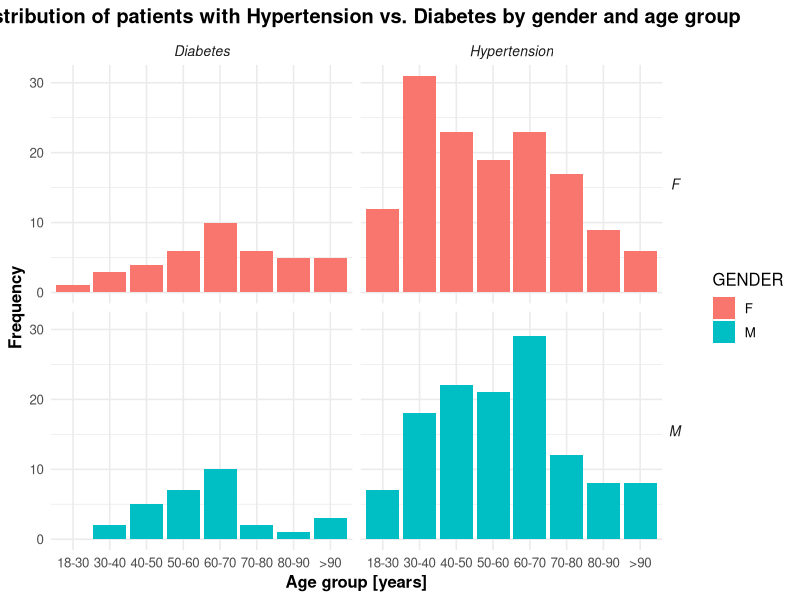
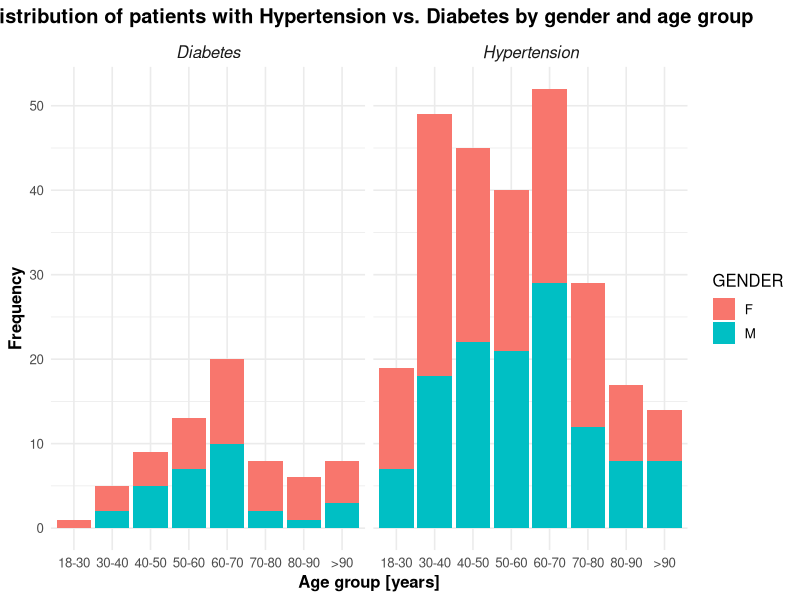
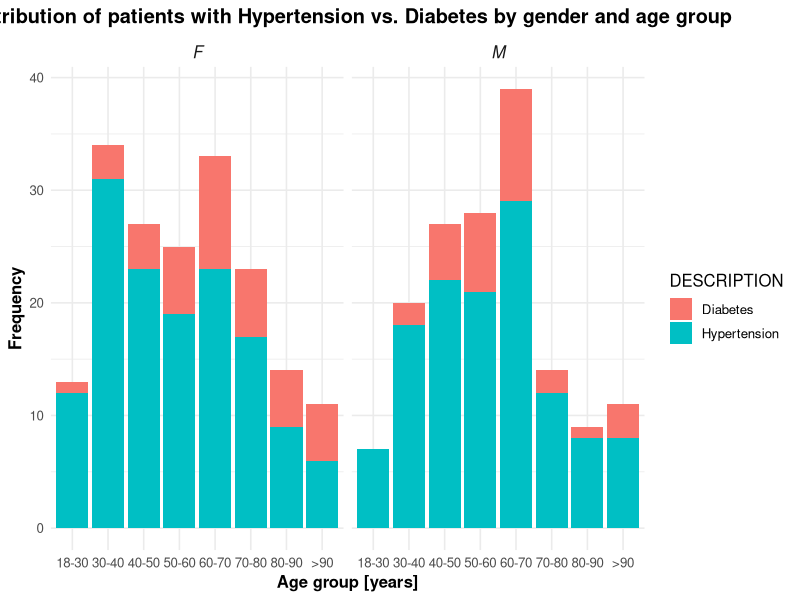

These figures' R source, in order:
# INDIVIDUAL WORK

#### (1) FUNCTIONS AND CONTROL STATEMENTS ####

# Create a function that manipulates the variables in a dataframe and returns the updated dataframe as follows:
# - if a variable is of class integer, coerce to numeric
# - if a variable is of class factor with more levels than given by a parameter (default 1000), coerce to character

# Version 1: for-loop embedding conditionals
# NOTE: && is a lazy operator
df_convert <- function (df, threshold=1000) {
    
    if (class(df) != 'data.frame') {stop('Argument <df> in df_convert must be a data.frame')}
    
    for (colname in colnames(df)) {
        
        if (class(df[,colname]) == 'integer') {
            df[,colname] <- as.numeric(df[,colname])
        }
        else if (class(df[,colname]) == 'factor' && length(levels(df[,colname])) > threshold) {
            df[,colname] <- as.character(df[,colname])
        }
    }
    return(df)
}

# Version 2: Vectorised functions with conditionals
df_convert2 <- function (df, threshold = 1000) {
    
    if (class(df) != 'data.frame') {stop('Argument <df> in df_convert2 must be a data.frame')}
    
    classes <- sapply(df, class)
    
    if ('integer' %in% classes) {
        df[classes == 'integer'] <- as.data.frame(lapply(df[classes == 'integer'],
                                                         as.numeric))
    }
    else if ('factor' %in% classes) {
        lvs <- sapply(df[classes == 'factor'], function(column) {length(levels(column))})
        
        if (any(lvs > threshold)) {
            df[names(lvs)[lvs>threshold]] <- as.data.frame(lapply(df[names(lvs)[lvs>threshold]],
                                                                  as.character),
                                                           stringsAsFactors = FALSE)
        }
    }
    return(df)
}

# Version 3: Library purrr, map functions and pipes with conditionals
library(purrr)
library(dplyr)
df_convert3 <- function (df, threshold = 1000) {
    
    if (class(df) != 'data.frame') {stop('Argument <df> in df_convert3 must be a data.frame')}
    
    classes <- map_chr(df, class)
    
    if ('integer' %in% classes) {
        columns <- subset(names(df), subset = classes == 'integer')
        df[,columns] <- df %>% select(columns) %>% map_df(as.numeric)
    }
    else if ('factor' %in% classes) {
        columns <- subset(names(df), subset = classes == 'factor')
        lvs <- df %>% select(columns) %>% map_dbl(~{length(levels(.x))})
        
        if (any(lvs > threshold)) {
            columns <- subset(names(lvs), subset = lvs > threshold)
            df[,columns] <- df %>% select(columns) %>% map_df(as.character)
        }
    }
    return(df)
}

# Version 4: Library data.table with conditionals (returns a datatable, though)
library(data.table)
df_convert4 <- function (df, threshold = 1000) {
    
    if (class(df) != 'data.frame') {stop('Argument <df> in df_convert4 must be a data.frame')}
    
    df <- as.data.table(df)
    classes <- sapply(df, class)
    
    if ('integer' %in% classes) {
        cols <- subset(names(df), subset = classes == 'integer')
        df[, (cols) := lapply(.SD, as.numeric), .SDcols = cols]
    }
    else if ('factor' %in% classes) {
        cols <- subset(names(df), subset = classes == 'factor')
        lvs <- df[, lapply(.SD, function(column) {length(levels(column))}), .SDcols = cols]
        
        if (any(lvs > threshold)) {
            cols <- subset(names(lvs), subset = lvs > threshold)
            df[, (cols) := lapply(.SD, as.character), .SDcols = cols]
        }
    }
    return(df)
}

# Read csv file into a dataframe and inspect its structure ####
# NOTE: csv file stored locally in the same directory as this R file
df_IN <- read.csv('./conditions.csv', stringsAsFactors = TRUE)
str(df_IN)
sapply(df_IN,class)

# Apply function version 1 with default threshold and inspect output 
df_OUT <- df_convert(df_IN)
str(df_OUT)
sapply(df_OUT,class)

# Apply function version 2 with default threshold and inspect output 
df_OUT2 <- df_convert2(df_IN)
str(df_OUT2)
sapply(df_OUT2,class)

# Apply function version 3 with default threshold and inspect output 
df_OUT3 <- df_convert3(df_IN)
str(df_OUT3)
sapply(df_OUT3,class)

# Apply function version 4 with default threshold and inspect output 
df_OUT4 <- df_convert4(df_IN)
str(df_OUT4)
sapply(df_OUT4,class)

# Apply function version 1 with threshold=100 and inspect output 
df_OUT <- df_convert(df_IN, 100)
str(df_OUT)
sapply(df_OUT,class)

# Apply function version 2 with threshold=100 and inspect output 
df_OUT2 <- df_convert2(df_IN, 100)
str(df_OUT2)
sapply(df_OUT2,class)

# Apply function version 3 with threshold=100 and inspect output 
df_OUT3 <- df_convert3(df_IN, 100)
str(df_OUT3)
sapply(df_OUT3,class)

# Apply function version 4 with threshold=100 and inspect output 
df_OUT4 <- df_convert4(df_IN, 100)
str(df_OUT4)
sapply(df_OUT4,class)


# Compare performance of all function versions on a dataframe with a large number of columns ####
library(lubridate)
dummy_df <- data.frame(c1 = as.factor(1:100),
                       c2 = 1:100)
for (i in 3:10000) {
    dummy_df <- cbind(dummy_df,dummy_df[[i%%2 + 1]])
    colnames(dummy_df)[i] <- paste0('c',i)
}
# Dummy dataframe of 10000 columns

time_start <- now()
df_out <- df_convert(dummy_df)
now() - time_start # Time difference of 4.68536 secs

time_start <- now()
df_out <- df_convert2(dummy_df)
now() - time_start # Time difference of 0.497952 secs

time_start <- now()
df_out <- df_convert3(dummy_df)
now() - time_start # Time difference of 1.190528 secs

time_start <- now()
df_out <- df_convert4(dummy_df)
now() - time_start # Time difference of 0.327656 secs

# The time difference values shown above are illustrative and depend on execution, but the general pattern
# is for version 4 to be the most efficient. The proper way to test this would be via a similar tool to
# the timeit library in python. It was not possible to include such study in this submission due to time
# constraints.


#### (2) VISUALIZATION ####

# Analize the age and gender distribution of patients with Hypertension versus patients with Diabetes
# (work only with patients that are alive today)
library(lubridate)
library(ggplot2)

# Set the default theme
theme_set(theme_minimal(base_size = 12))

# NOTE: csv files stored locally in the same directory as this R file
conditions <- read.csv('./conditions.csv', stringsAsFactors = TRUE)
str(conditions)
patients <- read.csv('./patients.csv', stringsAsFactors = TRUE)
str(patients)

# Merge (inner join) both dataframes on the patient code
df <- merge(x = conditions,
            y = patients,
            by.x = 'PATIENT',
            by.y = 'Id')
str(df)

# Subset df to retain only relevant info
df <- subset(df,
             subset = (DEATHDATE == '' & (DESCRIPTION == 'Diabetes' | DESCRIPTION == 'Hypertension')),
             select = c(BIRTHDATE, GENDER, DESCRIPTION))
# 'Reset' the DESCRIPTION factor levels to ('Diabetes','Hypertension') only
df$DESCRIPTION <- factor(df$DESCRIPTION, levels = c('Diabetes','Hypertension'))
str(df)

# Coerce column BIRTHDATE to Date class
df$BIRTHDATE <- as.Date(df$BIRTHDATE)
# Fix the present day as reference and transform date of birth to age
td <- today()
df$BIRTHDATE <- as.period(interval(df$BIRTHDATE, td))
str(df)
# Check the age range
max(df$BIRTHDATE$year) # 108
min(df$BIRTHDATE$year) # 18
# Bin the ages and store in a new factor column, ordering appropriately
df$age <- factor(ifelse(df$BIRTHDATE$year < 30, "18-30",
                        ifelse(df$BIRTHDATE$year < 40,"30-40",
                               ifelse(df$BIRTHDATE$year < 50,"40-50",
                                      ifelse(df$BIRTHDATE$year < 60,"50-60",
                                             ifelse(df$BIRTHDATE$year < 70,"60-70",
                                                    ifelse(df$BIRTHDATE$year < 80,"70-80",
                                                           ifelse(df$BIRTHDATE$year < 90,"80-90",">90"))))))),
                 levels = c('18-30','30-40','40-50','50-60','60-70','70-80','80-90','>90'))

# Visualisations via barplots
# Grid separating by gender and condition
p1 <- ggplot(data = df,
             aes(x = age, fill = GENDER,)) +
        geom_bar(stat='count') +
        ggtitle('Distribution of patients with Hypertension vs. Diabetes by gender and age group') +
        xlab('Age group [years]') +
        ylab('Frequency') +
        theme(plot.title = element_text(hjust = 0.5, face = 'bold'),
              axis.title = element_text(face = 'bold'),
              strip.text.x = element_text(size = 10, face = 'italic'),
              strip.text.y = element_text(size = 10, face = 'italic', angle = 0)) +
        facet_grid(GENDER ~ DESCRIPTION)
# Save plot locally
ggsave('Facet_grid', plot = p1, device = 'png',
       width = 30, height = 20, units = 'cm')

# Facets by condition, stacking gender in the bars for ease of comparison
p2 <- ggplot(data = df,
             aes(x = age, fill = GENDER,)) + 
        geom_bar(stat='count') +
        ggtitle('Distribution of patients with Hypertension vs. Diabetes by gender and age group') +
        xlab('Age group [years]') +
        ylab('Frequency') +
        theme(plot.title = element_text(hjust = 0.5, face = 'bold'),
              axis.title = element_text(face = 'bold'),
              strip.text.x = element_text(size = 12, face = 'italic')) +
        facet_wrap(~ DESCRIPTION)
# Save plot locally
ggsave('Facet_wrap_by_description', plot = p2, device = 'png',
       width = 30, height = 20, units = 'cm')

# Facets by gender, stacking condition in the bars for ease of comparison
p3 <- ggplot(data = df,
             aes(x = age, fill = DESCRIPTION,)) + 
        geom_bar(stat='count') +
        ggtitle('Distribution of patients with Hypertension vs. Diabetes by gender and age group') +
        xlab('Age group [years]') +
        ylab('Frequency') +
        theme(plot.title = element_text(hjust = 0.5, face = 'bold'),
              axis.title = element_text(face = 'bold'),
              strip.text.x = element_text(size = 12, face = 'italic')) +
        facet_wrap(~ GENDER)
# Save plot locally
ggsave('Facet_wrap_by_gender', plot = p3, device = 'png',
       width = 30, height = 20, units = 'cm')

# COMMENTS
# For age groups up to 60-70, there are significantly more patients affected by hypertension than diabetes, regardless
# of gender.For older patients, the same trend holds but less accentuated.

# There are roughly three clusters of male patients by frequency:
# (1) 40-70
# (2) 18-40
# (3) >70

# There are also three clusters of female patients by frequency:
# (1) 18-40 & 50-60
# (2) 40-50 & 60-70
# (3) >70

# Diabetes is approximately equally distributed between genders in all age groups except the following
# 18-30
# 70-80
# >90
# where there is predominance of female patients.

# Hypertension is approximately equally distributed between genders in all age groups except the following
# 18-30
# 30-40
# 80-90
# where there is predominance of female patients in the first two and male predominance in the last age group.

# Based on the sample, the most vulnerable population cohort to diabetes are females aged 50-60 and males aged 40-50.
# Based on the sample, the most vulnerable population cohort to hypertension are females aged 18-30 and
# males aged 50-60.
